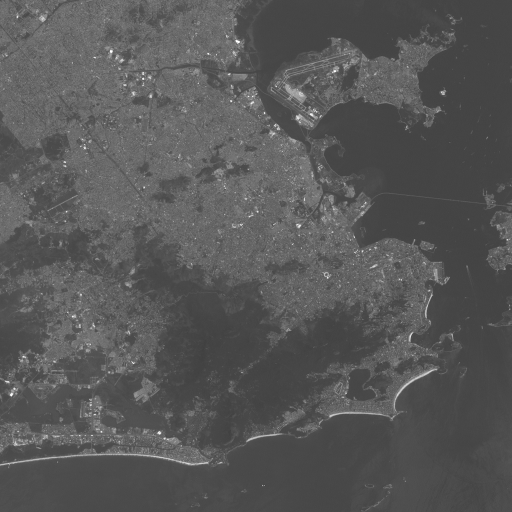
#> input picture Trabalho 7/LANDSAT_7_ETMXS_20000111_217_076_L2_BAND1.tif, 1024 x 1024 px (shown at 1/2 size); the run also reads 1 picture not shown here
$ jupyter execute --allow-errors Ex1.ipynb
#> lines starting #> are read from the running program, lines starting #| are printed output that depends on the picture
# Preâmbulo

Filtros Passa baixa no dominio da frequencia

# Código

[cell 1]
import cv2
import numpy as np
from matplotlib import pyplot as plt
import matplotlib as mpl

[cell 2]
def plot_imagem_cinza(img,titulo):
    plt.imshow(img,cmap = 'gray')
    plt.title(titulo), plt.xticks([]), plt.yticks([])
    plt.show()

[cell 3]
def plot_imagem_colorido(img,titulo):
    plt.imshow(img)
    plt.title(titulo), plt.xticks([]), plt.yticks([])
    plt.show()

[cell 4]
imgname_banda1 = 'LANDSAT_7_ETMXS_20000111_217_076_L2_BAND1.tif'
img_banda1 = cv2.imread(imgname_banda1,0)
#> img_banda1 is the input picture: shape (1024, 1024); min 22, max 255, mean 87.4

[cell 5]
imgname_banda2 = 'LANDSAT_7_ETMXS_20000111_217_076_L2_BAND2.tif'
img_banda2 = cv2.imread(imgname_banda2,0)

[cell 6]
imgname_banda3 = 'LANDSAT_7_ETMXS_20000111_217_076_L2_BAND3.tif'
img_banda3 = cv2.imread(imgname_banda3,0)
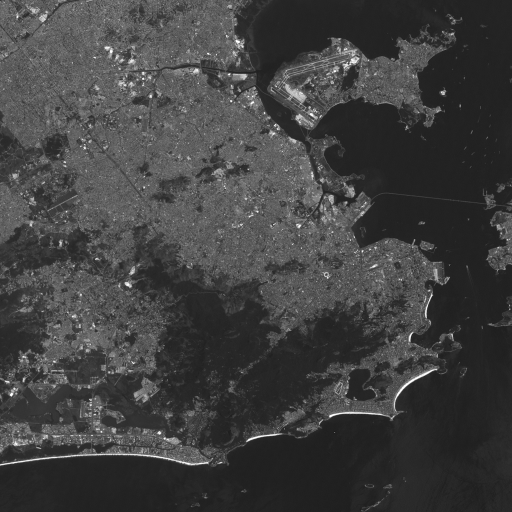
#> input picture Trabalho 7/LANDSAT_7_ETMXS_20000111_217_076_L2_BAND3.tif, 1024 x 1024 px (shown at 1/2 size)
#> img_banda3 is the input picture: shape (1024, 1024); min 0, max 255, mean 64.7

[cell 7]
imgname_banda8 = 'LANDSAT_7_ETMPAN_20000111_217_076_L2_BAND8.tif'
img_banda8 = cv2.imread(imgname_banda8,0)

[cell 8]
img = cv2.merge((img_banda3,img_banda2,img_banda1))
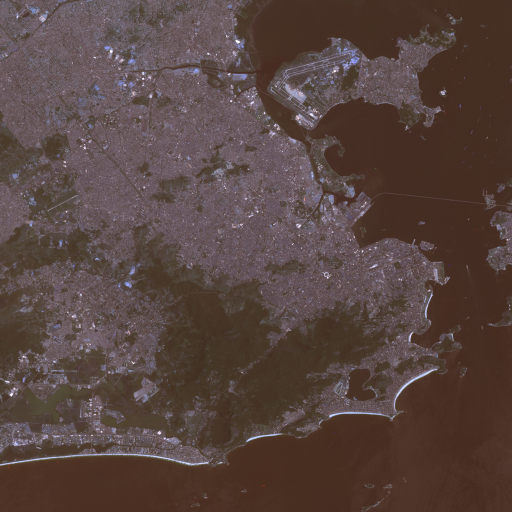
#> img: shape (1024, 1024, 3) (shown at 1/2 size); mean of channels 0, 1, 2 64.7, 69.2, 87.4; drawn as B, G, R
plot_imagem_colorido(img,'Imagem Colorida')

[cell 9]
img_2x = cv2.resize(img,None,fx=2, fy=2, interpolation = cv2.INTER_CUBIC)
plot_imagem_colorido(img_2x,'Imagem com zoom 2x')

[cell 10]
hsv_2x = cv2.cvtColor(img_2x, cv2.COLOR_RGB2HSV)
#> hsv_2x: shape (2048, 2048, 3); mean H, S, V 117.5, 82.7, 88.1
#> (the rest of this cell did not finish here and is left out)
